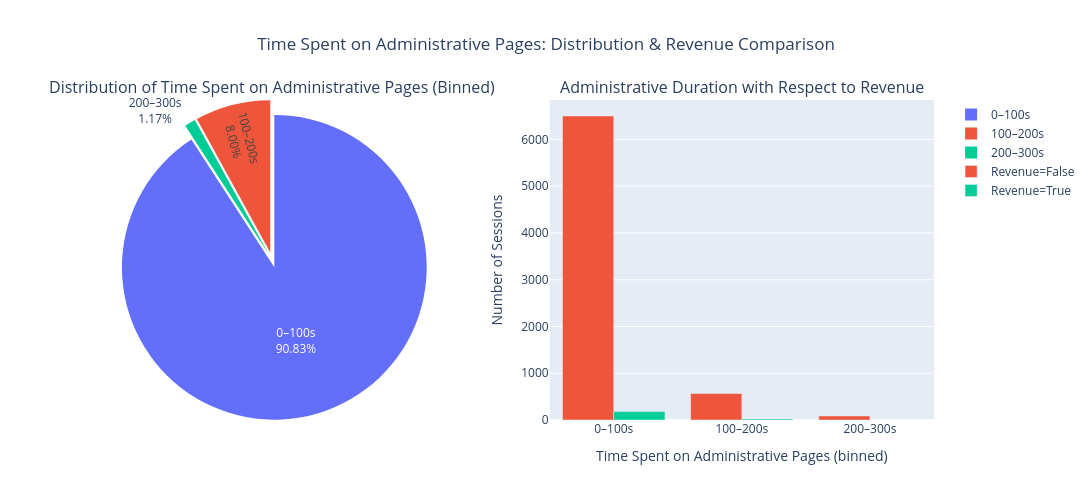

Notebook code cell kept with this figure:
### Markdown cell above
## Time Spent on Administrative Pages: Distribution & Revenue Comparison
This visualisation examines how long users spend on administrative pages and whether longer engagement relates to purchases.

### Code cell
bins = [0, 100, 200, 300]
labels = ["0–100s", "100–200s", "200–300s"]

df_cleaned["AdminDur_bin"] = pd.cut(
    df_cleaned["Administrative_Duration"],
    bins=bins,
    labels=labels,
    include_lowest=True,
    right=True
)

# Counts per bin for pie chart
dur_counts = df_cleaned["AdminDur_bin"].value_counts().sort_index().reset_index()
dur_counts.columns = ["AdminDur_bin", "Count"]

# Counts per bin + Revenue for grouped bar
dur_rev = (
    df_cleaned.groupby(["AdminDur_bin", "Revenue"])
             .size()
             .reset_index(name="Count")
             .sort_values("AdminDur_bin")
)

fig = make_subplots(
    rows=1,
    cols=2,
    specs=[[{"type": "domain"}, {"type": "xy"}]],
    subplot_titles=(
        "Distribution of Time Spent on Administrative Pages (Binned)",
        "Administrative Duration with Respect to Revenue"
    )
)

# LEFT
fig.add_trace(
    go.Pie(
        labels=dur_counts["AdminDur_bin"],
        values=dur_counts["Count"],
        textinfo="percent+label",
        texttemplate="%{label}<br>%{percent:.2%}",
        pull=[0.05] * len(dur_counts)
    ),
    row=1,
    col=1
)

# RIGHT
for val, name in [(False, "Revenue=False"), (True, "Revenue=True")]:
    sub = dur_rev[dur_rev["Revenue"] == val]
    fig.add_trace(
        go.Bar(
            x=sub["AdminDur_bin"],
            y=sub["Count"],
            name=name
        ),
        row=1,
        col=2
    )

fig.update_layout(
    title_text="Time Spent on Administrative Pages: Distribution & Revenue Comparison",
    title_x=0.5,
    barmode="group",
    height=500,
    width=1100
)

fig.update_xaxes(title_text="Time Spent on Administrative Pages (binned)", row=1, col=2)
fig.update_yaxes(title_text="Number of Sessions", row=1, col=2)

fig.show()

### Figure 1 — Plotly figure (JSON) as saved in the notebook; plotly's stock layout.template omitted (floating-point values rounded to 4 significant figures)
{"data": [{"domain": {"x": [0, 0.45], "y": [0, 1]}, "labels": ["0–100s", "100–200s", "200–300s"], "pull": [0.05, 0.05, 0.05], "textinfo": "percent+label", "texttemplate": "%{label}<br>%{percent:.2%}", "type": "pie", "values": [6680, 588, 86]}, {"name": "Revenue=False", "type": "bar", "x": ["0–100s", "100–200s", "200–300s"], "xaxis": "x", "y": [6500, 566, 86], "yaxis": "y"}, {"name": "Revenue=True", "type": "bar", "x": ["0–100s", "100–200s", "200–300s"], "xaxis": "x", "y": [180, 22, 0], "yaxis": "y"}], "layout": {"annotations": [{"font": {"size": 16}, "showarrow": false, "text": "Distribution of Time Spent on Administrative Pages (Binned)", "x": 0.225, "xanchor": "center", "xref": "paper", "y": 1, "yanchor": "bottom", "yref": "paper"}, {"font": {"size": 16}, "showarrow": false, "text": "Administrative Duration with Respect to Revenue", "x": 0.775, "xanchor": "center", "xref": "paper", "y": 1, "yanchor": "bottom", "yref": "paper"}], "barmode": "group", "height": 500, "title": {"text": "Time Spent on Administrative Pages: Distribution & Revenue Comparison", "x": 0.5}, "width": 1100, "xaxis": {"anchor": "y", "domain": [0.55, 1], "title": {"text": "Time Spent on Administrative Pages (binned)"}}, "yaxis": {"anchor": "x", "domain": [0, 1], "title": {"text": "Number of Sessions"}}}}
